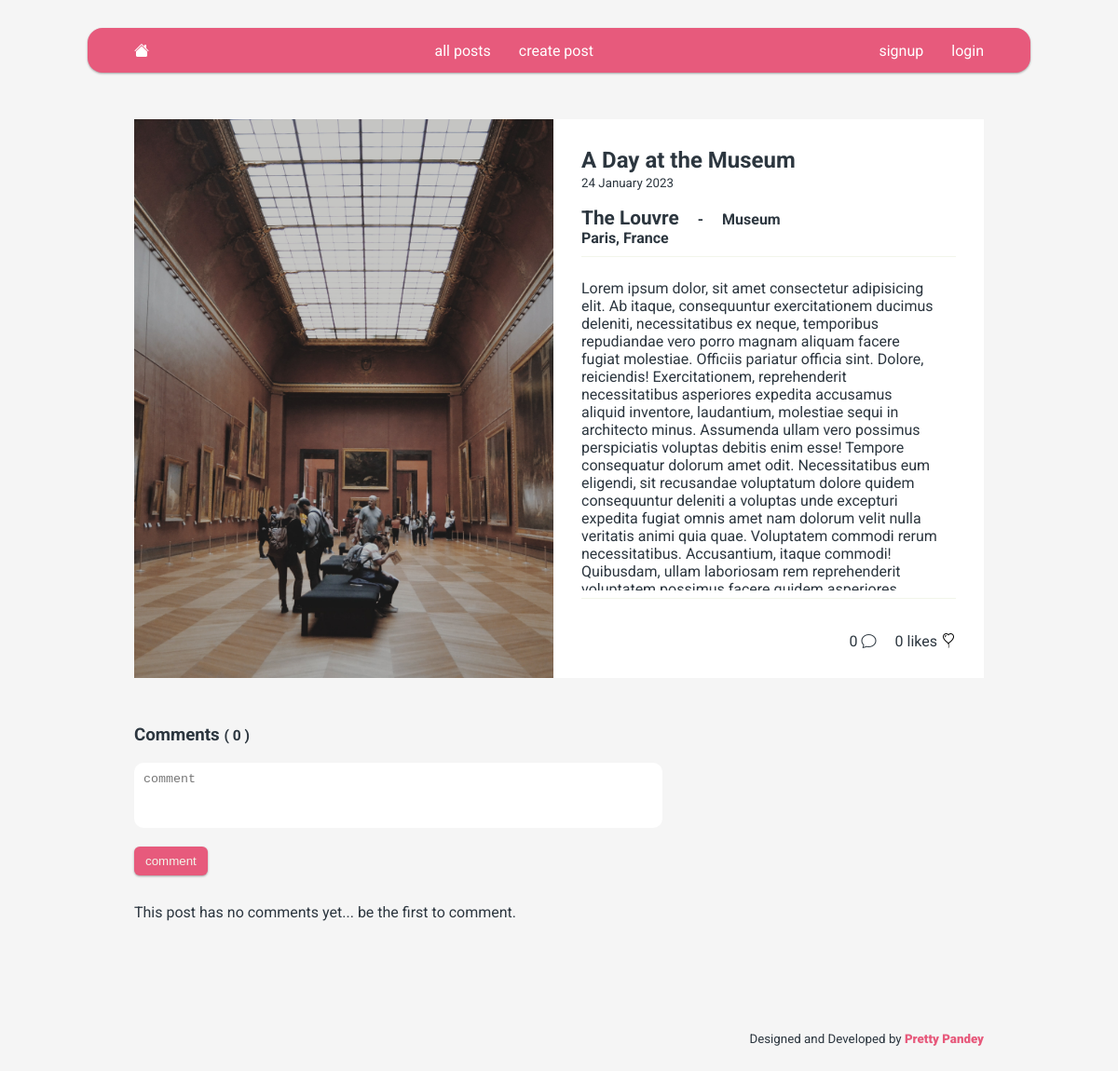
The app's page /social/17/, older data.
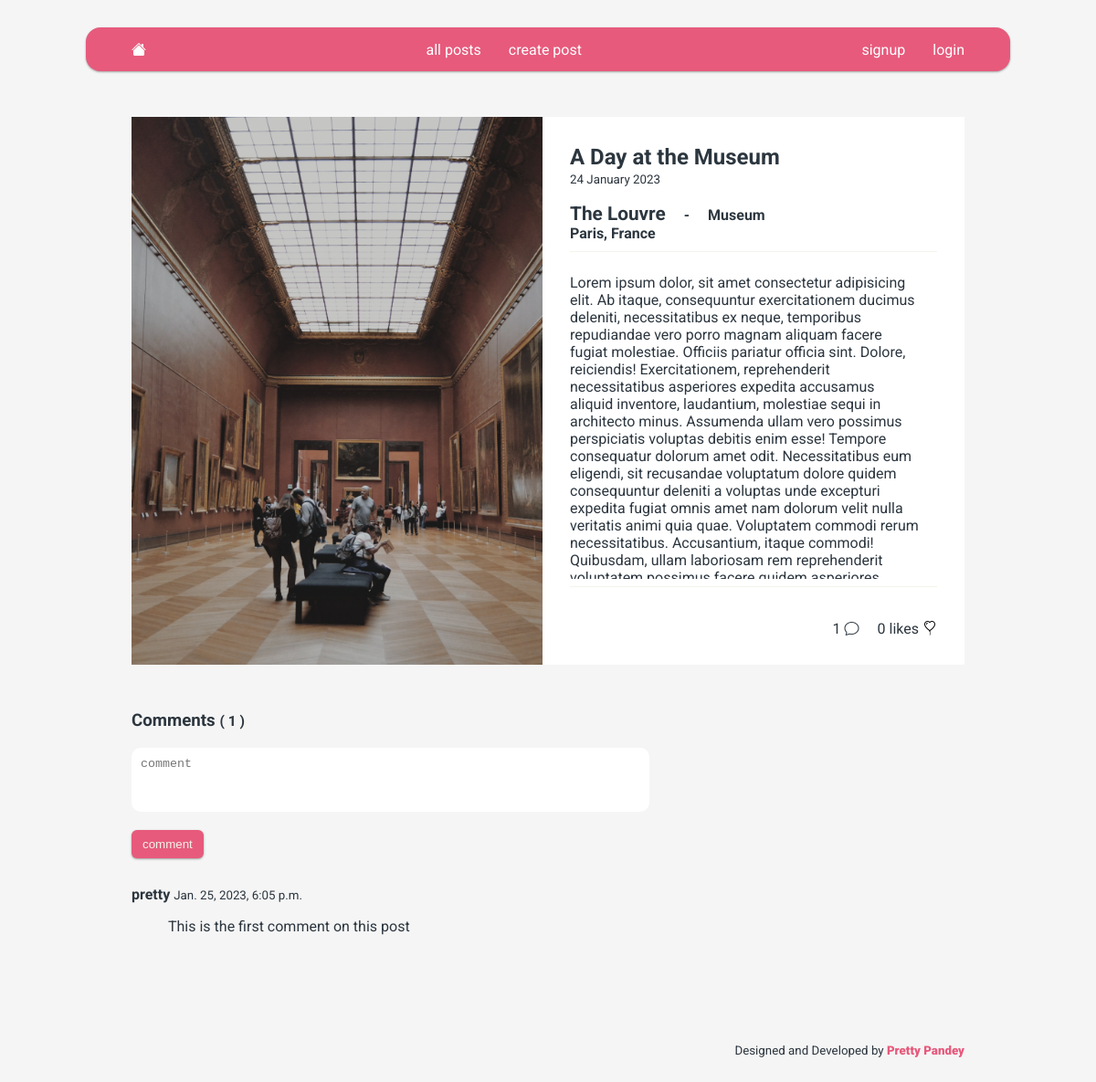
The same page, newer data.
### social/models.py (models this page shows, shortened)
class Post(models.Model):
    user = models.ForeignKey(User, on_delete=models.CASCADE)
    created = models.DateTimeField(default=timezone.now)
    published = models.DateTimeField(blank=True, null=True)
    title = models.CharField(max_length=250)
    destination = models.CharField(max_length=50)
    dest_type = models.CharField(max_length=50)
    location = models.CharField(max_length=250)
    image = models.ImageField(upload_to='uploads/', height_field=None, width_field=None)
    content = models.TextField()
    likes = models.ManyToManyField(User, blank=True, related_name="collected_likes")

class Comment(models.Model):
    user = models.ForeignKey(User, on_delete=models.CASCADE)
    post = models .ForeignKey(Post, related_name="Comments", on_delete=models.CASCADE)
    text = models.TextField()
    created = models.DateTimeField(default=timezone.now)

### social/views.py (the view, shortened to what this page needs)
# urls.py: path('<int:post_id>/', views.detail, name='detail'),
def detail(request, post_id):
    post = get_object_or_404(Post, pk=post_id)
    form = CommentForm()
    context = {
        'post': post,
        'form': form,
    }
    return render(request, 'social/detail.html', context)

### social/forms.py
class CommentForm(forms.ModelForm):
    text = forms.Textarea()
    class Meta:
        model = Comment
        fields = (
            'text',
        )
        widgets = {'text': forms.Textarea(attrs={'placeholder': 'comment', 'help_text': ''})}
        labels = {'text' : ''}

### social/templates/social/detail.html (shortened to what this page needs)
{% extends 'base.html' %}
{% load static %}
{% block content %}
<div class="detail-container">
    <div class="post-image">
        <img src="{{post.image.url}}" alt="{{ post.location }}">
    </div>
    <div class="post-text">
        <div>
            <h1>{{ post.title }}</h1>
            <small>{{ post.created|date:"d F Y" }}</small>
        </div>
        <div class="post-description">
            <div>
                <h2>{{ post.destination }}</h2>
                <h3>{{ post.location }}</h3>
            </div>
            <h4>-</h4>
            <div>
                <h4>{{ post.dest_type }}</h4>
            </div>
        </div>
        <hr>
        <div class="post-content">
            <p>{{ post.content }}</p>
        </div>
        <hr>
        <div class="analytics">
            <div>{{post.Comments.count}}&nbsp;<i class="bi bi-chat"></i></div>
            {% include 'social/likes.html' %}
        </div>
    </div>
</div>
{% include 'social/comment.html' %}
{% endblock%}

### social/templates/base.html (shortened to what this page needs)
{% load static %}
<!DOCTYPE html>
<html lang="en">
<head>
    <link rel="stylesheet" href="{% static 'css/main.css' %}">
    <link rel="stylesheet" href="https://cdn.jsdelivr.net/npm/bootstrap-icons@1.10.3/font/bootstrap-icons.css">
</head>
<body>
    {% include 'navbar.html' %}
    <div class="wrapper">
        <div class="container">
            {% block content %}{% endblock %}
        </div>
    </div>
    {% include 'footer.html' %}
</body>
</html>

### social/templates/navbar.html
<nav>
    <div>
        <a href=""><i class="bi bi-house-fill"></i></i></a>
    </div>
    <div>
        <a href="{% url 'social:index' %}">all posts</a>
        <a href="{% url 'social:create_post' %}">create post</a>
    </div>
    <div>
        {% if user.is_authenticated %}
        <a href="">@{{ user.username }}</a>
        <a href="{% url 'logout' %}">logout</a>
        {% else %}
            <a href="{% url 'signup' %}">signup</a>
            <a href="{% url 'login' %}">login</a>
        {% endif %}
    </div>
</nav>

### social/templates/social/likes.html
<div id="likesarea">
    <span>
        {{post.likes.count}}
        {% if post.likes.count == 1 %}
            like
        {% else %}
            likes
        {% endif %}
    </span>
    <span>
        <button hx-post="{% url 'social:like_post' post.id %}"
        id="like-button" hx-target="#likesarea" hx-swap="outerHTML">
        {% if request.user in post.likes.all %}
        <i class="bi bi-balloon-heart-fill"></i>
        {% else %}
        <i class="bi bi-balloon-heart"></i>
        {% endif %}
        </button>
    </span>
</div>

### social/templates/social/comment.html (shortened to what this page needs)
<div class="comment-section">
    <h3>Comments <small>( {{post.Comments.count}} )</small></h3>
    <form action="{% url 'social:detail' post.id %}" method="POST">
        {{form.as_p}}
        <button type="submit" value="Submit">comment</button>
    </form>
    <div class="comment-text">
        {% if not post.Comments.all %}
        <p>This post has no comments yet... be the first to comment.</p>
        {% else %}
            {% for comment in post.Comments.all %}
                <p><strong>{{ comment.user.username }}</strong> <small>{{ comment.created }}</small></p>
                <blockquote>{{ comment.text }}</blockquote>
            {% endfor %}
        {% endif %}
    </div>
</div>

### social/templates/footer.html
<footer>
    <p><small>Designed and Developed by <a href="htpps://www.prettypandey.dev" target="_blank">Pretty Pandey</a></small></p>
</footer>

### static/css/main.css (style rules this page uses)
:root { --gunmetal: #2C363F; --blush: #E75A7C; --ivory: #F2F5EA; --timber-wolf: #D6DBD2; --shadow-1: rgba(0, 0, 0, 0.25) 0px 14px 28px, rgba(0, 0, 0, 0.22) 0px 10px 10px; --shadow-2: rgba(0, 0, 0, 0.16) 0px 3px 6px, rgba(0, 0, 0, 0.23) 0px 3px 6px; --shadow-3: rgba(0, 0, 0, 0.12) 0px 1px 3px, rgba(0, 0, 0, 0.24) 0px 1px 2px; --shadow-4: rgba(50, 50, 93, 0.25) 0px 6px 12px -2px, rgba(0, 0, 0, 0.3) 0px 3px 7px -3px; --shadow-5: rgba(0, 0, 0, 0.24) 0px 3px 8px; --shadow-6: rgba(0, 0, 0, 0.35) 0px 5px 15px; }
html { background-color: whitesmoke; margin:0; }

Row changes from the older to the newer data that the page shows:
computed for Post "A Day at the Museum": Comments.count "0" → "1"
added Comment: user.username "pretty", created "Jan. 25, 2023, 6:05 p.m.", text "This is the first comment on this post"
Text that changed along with them:
text no longer shown: "This post has no comments yet... be the first to comment."
